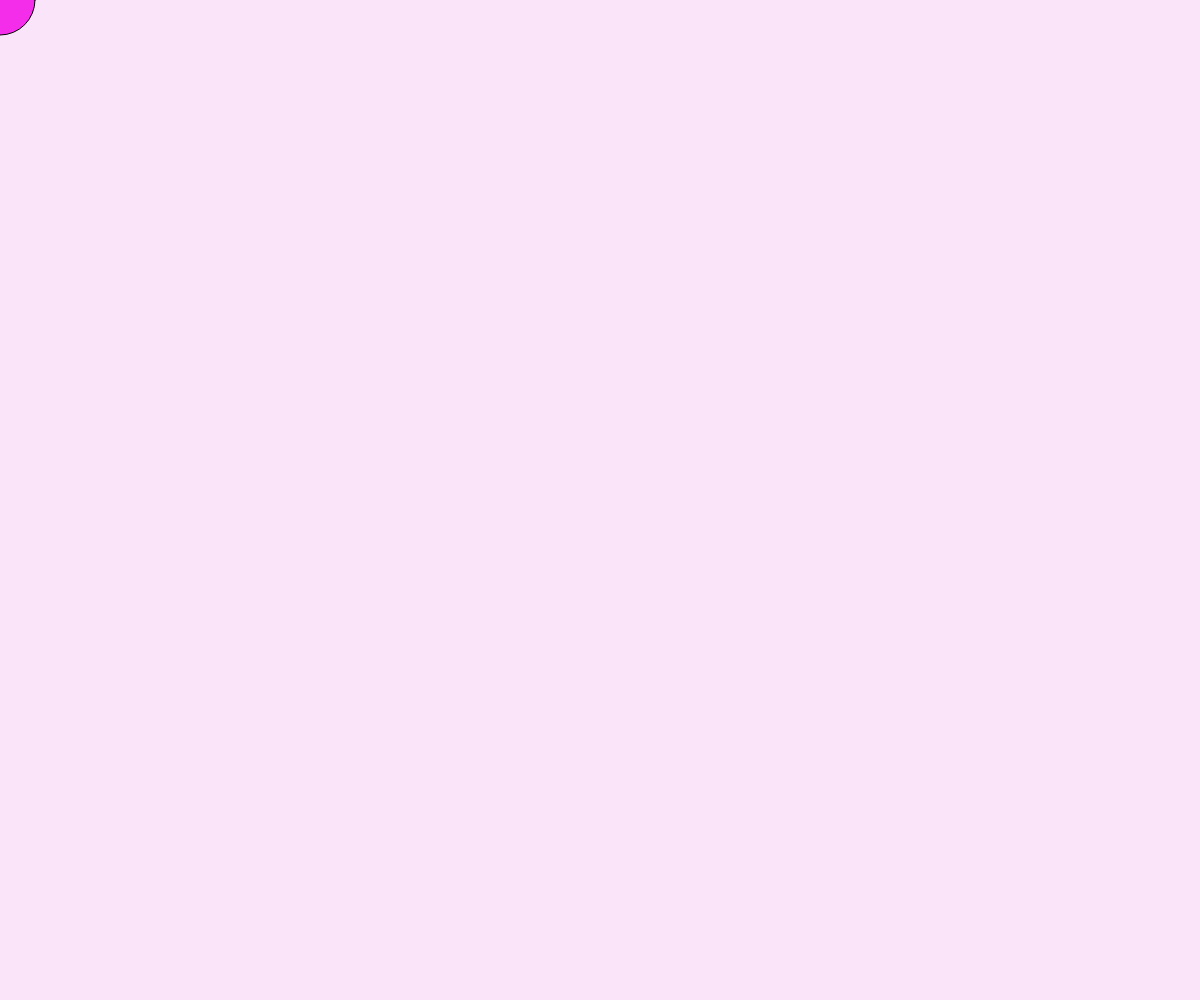
Frame 1 (no input)
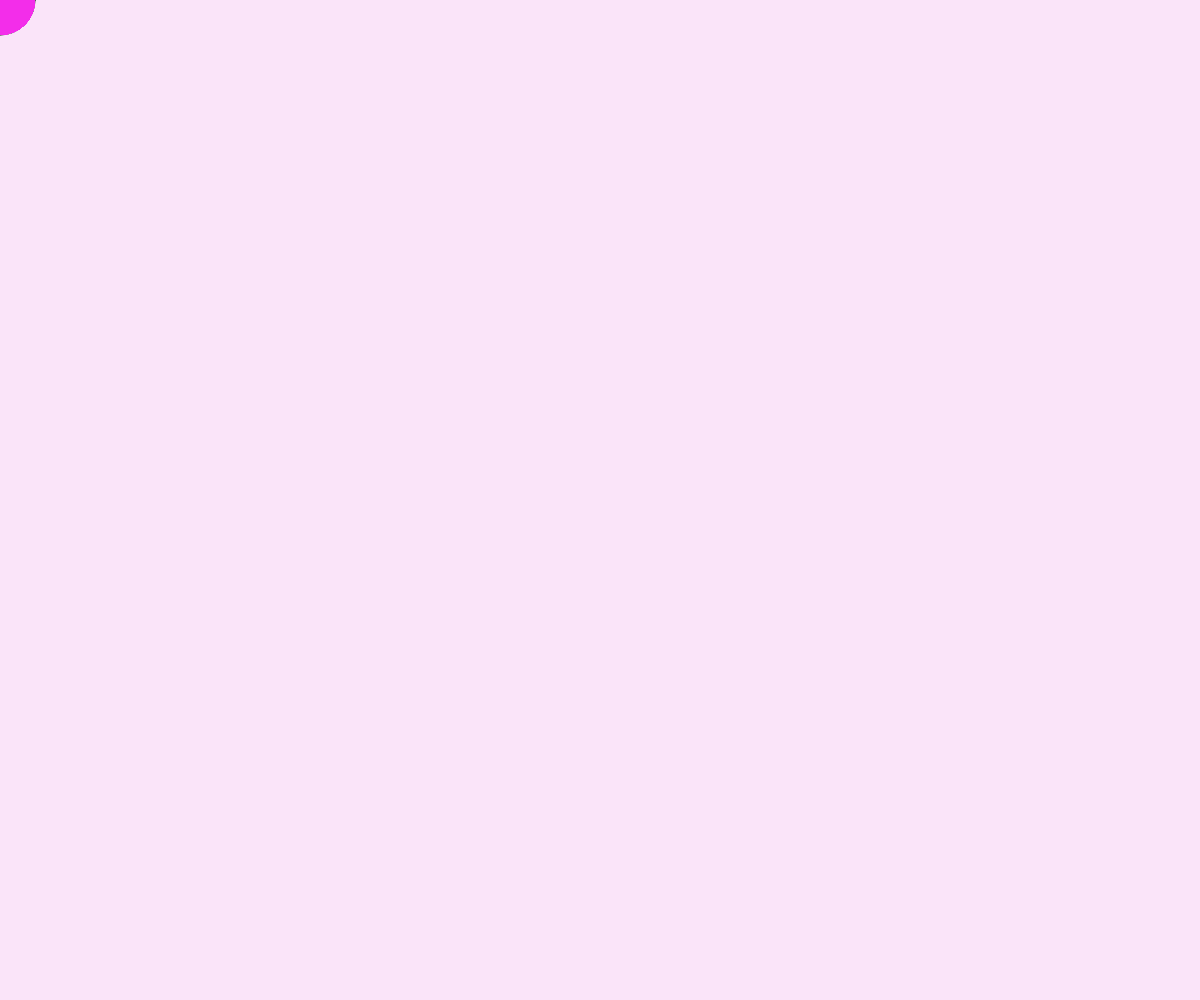
Frame 60 (no input)
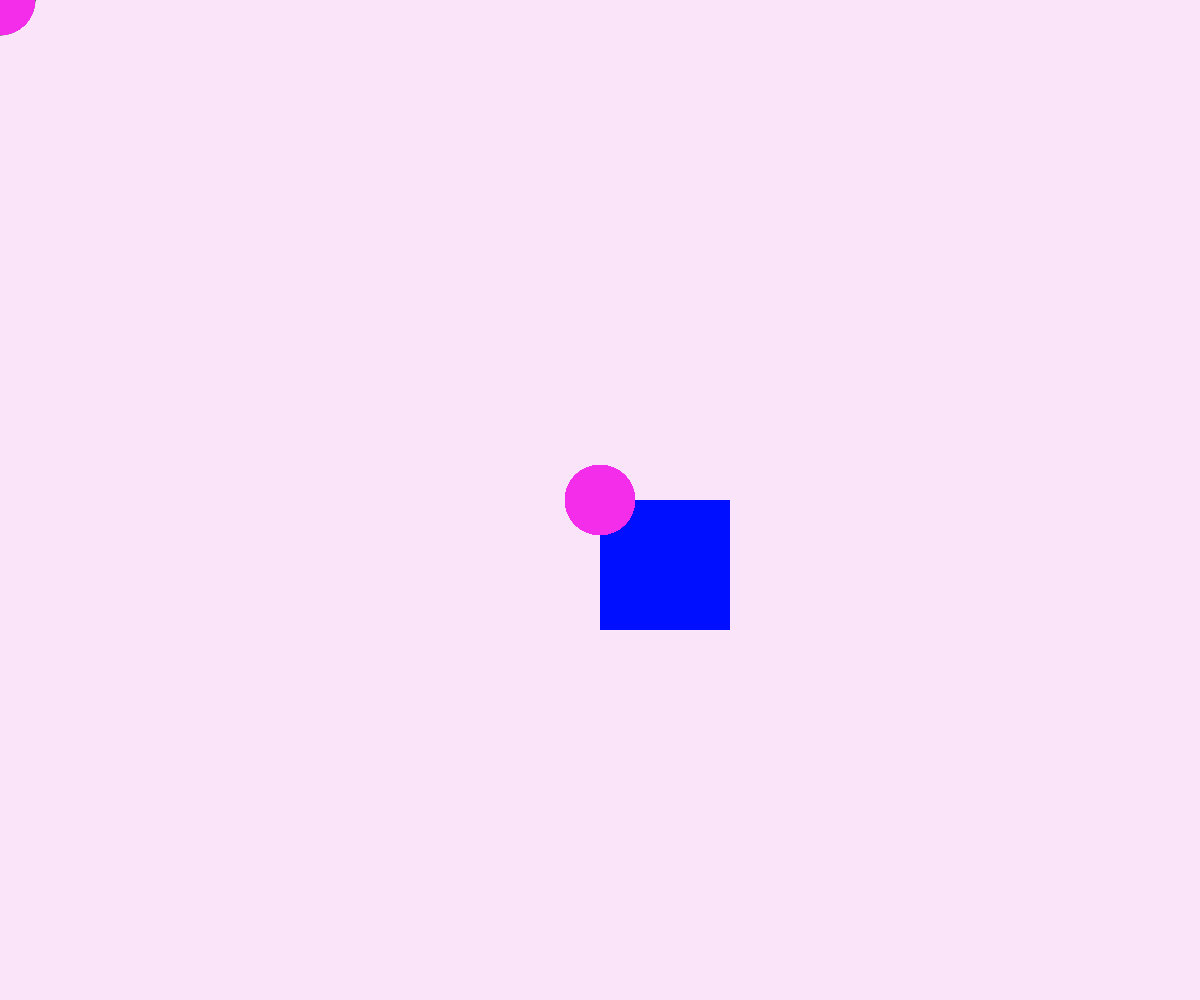
Frame 120 (the mouse pressed at the canvas centre since frame 60)

The p5.js sketch that drew these frames (run headless with seeded random() and noise() and a simulated clock; from frame 60 on, the mouse is pressed at the canvas centre):

// p5.js sketch
// ── sketch.js
function setup() {
  createCanvas(windowWidth, windowHeight);
  background("#FAE4F9");
}

function draw() {
  fill(243, 45, 234);
  circle(mouseX, mouseY, 70);
  noStroke();
}

function mousePressed(){
  noStroke();
if (mouseButton==LEFT){
  fill(0, 15, 255);
  square(mouseX,mouseY, 130);}

  else if   (mouseButton==RIGHT){
    background("#FAE4F9");
}}


// ── main.css
body{
padding: 0 0 0 0;
margin: 0 0 0 0;
disply: flex;
}
